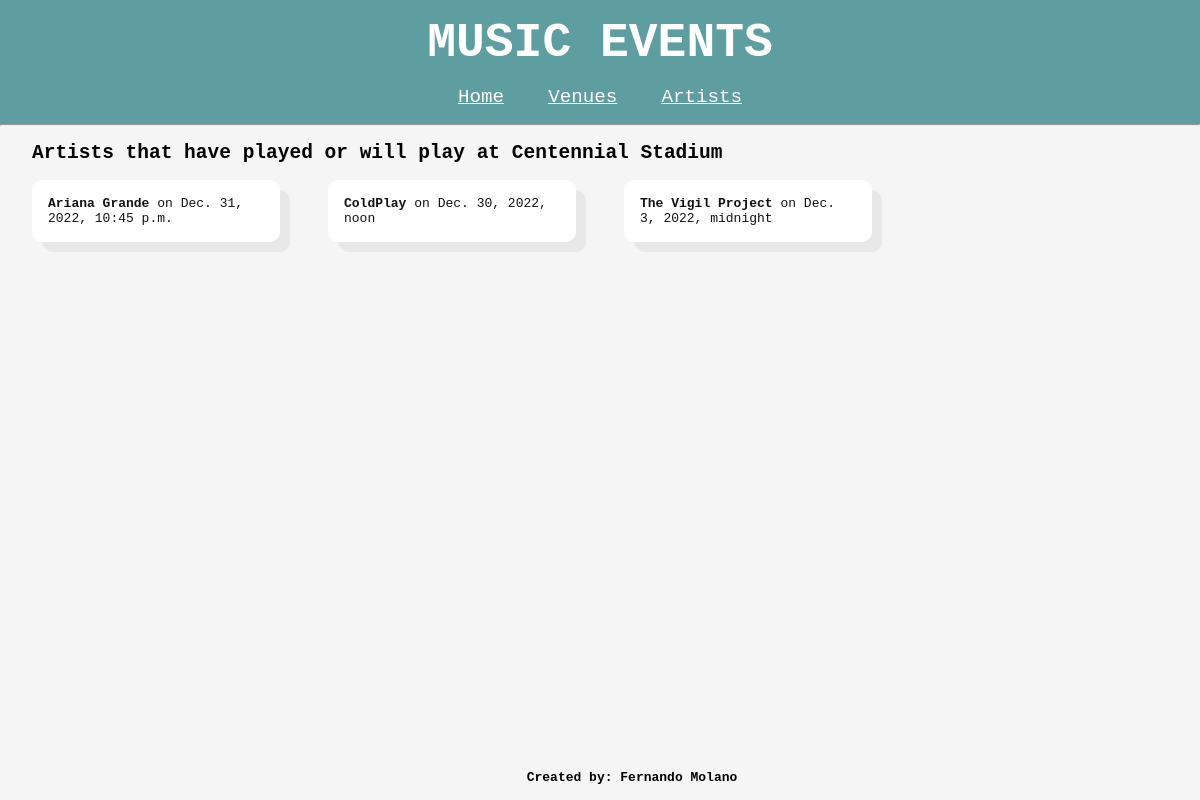
Screenshot of /venues/artists_at/5/ with the database file from the repository.
### music_events/models.py (models this page shows, shortened)
class Venue(models.Model):
    name = models.CharField(max_length=200, blank=False, unique=True)
    city = models.CharField(max_length=200, blank=False)
    state = models.CharField(max_length=2, blank=False)

class Show(models.Model):
    show_date = models.DateTimeField(blank=False)
    artist = models.ForeignKey(Artist, on_delete=models.CASCADE)
    venue = models.ForeignKey(Venue, on_delete=models.CASCADE)

class Artist(models.Model):
    name = models.CharField(max_length=200, blank=False)
    description = models.CharField(max_length=400, blank=True)
    genre = models.CharField(max_length=20, blank=True)
    nationality = models.CharField(max_length=20, blank=True)

### music_events/views.py (the view)
# urls.py: path('venues/artists_at/<int:venue_pk>/', views.artists_at_venue, name='artists_at_venue'),
def artists_at_venue(request, venue_pk):  # pk = venue_pk
    shows = Show.objects.filter(venue=venue_pk).order_by('-show_date')
    venue = get_object_or_404(Venue, pk=venue_pk)
    return render(request, 'music_events/artists/artist_list_for_venue.html', {'venue': venue, 'shows': shows})

### music_events/templates/music_events/artists/artist_list_for_venue.html
{% extends 'music_events/base.html' %} {% block content %}
<h2 id="artists-at-venue-title">
  Artists that have played or will play at {{ venue.name }}
</h2>
<div class="list">
  {% for show in shows %}
  <div class="show row" id="show_{{ show.pk }}">
    <p>
      <strong> {{ show.artist.name }}</strong> on {{ show.show_date }}
    </p>
  </div>
  {% empty %}
  <p id="no-results">We have no records of shows at this venue.</p>
</div>
{% endfor %} {% endblock %}

### music_events/static/css/global.css (style rules this page uses)
* { margin: 0; padding: 0; box-sizing: border-box; }
:root { --primary-color-bg: cadetblue; --row-bg: white; }
body { font-family: monospace; background: whitesmoke; color: black; }
h2 { margin-bottom: 1rem; }
.list { display: grid; grid-template-columns: repeat(4, 1fr); gap: 3rem; }
.row { background-color: var(--row-bg); border-radius: 10px; margin-bottom: 1rem; padding: 1rem; color: #121212; box-shadow: 10px 10px #e8e8e8; display: flex; flex-direction: column; gap: 12px; }

### rows the page displays
Venue: name "Centennial Stadium"
Show: artist.name "Ariana Grande", show_date "Dec. 31, 2022, 10:45 p.m."
Show: artist.name "ColdPlay", show_date "Dec. 30, 2022, noon"
Show: artist.name "The Vigil Project", show_date "Dec. 3, 2022, midnight"
